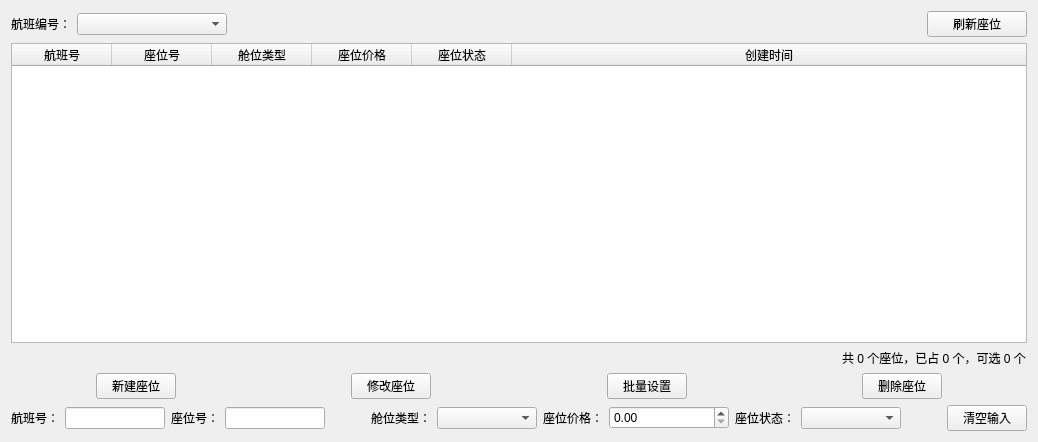
      <widget class="QWidget" name="tab_2">
       <attribute name="title">
        <string>座位信息管理</string>
       </attribute>
       <layout class="QVBoxLayout" name="verticalLayout_12">
        <item>
         <layout class="QHBoxLayout" name="horizontalLayout_2">
          <item alignment="Qt::AlignmentFlag::AlignLeft">
           <widget class="QLabel" name="lblFlightSelect">
            <property name="maximumSize">
             <size>
              <width>80</width>
              <height>16777215</height>
             </size>
            </property>
            <property name="text">
             <string>航班编号：</string>
            </property>
           </widget>
          </item>
          <item>
           <widget class="QComboBox" name="cboFlightNum">
            <property name="minimumSize">
             <size>
              <width>150</width>
              <height>0</height>
             </size>
            </property>
           </widget>
          </item>
          <item>
           <spacer name="horizontalSpacer_2">
            <property name="orientation">
             <enum>Qt::Orientation::Horizontal</enum>
            </property>
            <property name="sizeHint" stdset="0">
             <size>
              <width>40</width>
              <height>20</height>
             </size>
            </property>
           </spacer>
          </item>
          <item>
           <widget class="QPushButton" name="btnRefreshSeat">
            <property name="minimumSize">
             <size>
              <width>100</width>
              <height>0</height>
             </size>
            </property>
            <property name="text">
             <string>刷新座位</string>
            </property>
           </widget>
          </item>
         </layout>
        </item>
        <item>
         <widget class="QTableWidget" name="tableSeat">
          <property name="minimumSize">
           <size>
            <width>0</width>
            <height>300</height>
           </size>
          </property>
          <property name="editTriggers">
           <set>QAbstractItemView::EditTrigger::NoEditTriggers</set>
          </property>
          <property name="selectionBehavior">
           <enum>QAbstractItemView::SelectionBehavior::SelectRows</enum>
          </property>
          <property name="columnCount">
           <number>6</number>
          </property>
          <attribute name="horizontalHeaderCascadingSectionResizes">
           <bool>false</bool>
          </attribute>
          <attribute name="horizontalHeaderStretchLastSection">
           <bool>true</bool>
          </attribute>
          <column>
           <property name="text">
            <string>航班号</string>
           </property>
          </column>
          <column>
           <property name="text">
            <string>座位号</string>
           </property>
          </column>
          <column>
           <property name="text">
            <string>舱位类型</string>
           </property>
          </column>
          <column>
           <property name="text">
            <string>座位价格</string>
           </property>
          </column>
          <column>
           <property name="text">
            <string>座位状态</string>
           </property>
          </column>
          <column>
           <property name="text">
            <string>创建时间</string>
           </property>
          </column>
         </widget>
        </item>
        <item alignment="Qt::AlignmentFlag::AlignRight">
         <widget class="QLabel" name="lblSeatStats">
          <property name="text">
           <string>共 0 个座位，已占 0 个，可选 0 个</string>
          </property>
         </widget>
        </item>
        <item>
         <layout class="QHBoxLayout" name="horizontalLayout_3">
          <item alignment="Qt::AlignmentFlag::AlignHCenter">
           <widget class="QPushButton" name="btnAddSeat">
            <property name="minimumSize">
             <size>
              <width>80</width>
              <height>0</height>
             </size>
            </property>
            <property name="text">
             <string>新建座位</string>
            </property>
           </widget>
          </item>
          <item alignment="Qt::AlignmentFlag::AlignHCenter">
           <widget class="QPushButton" name="btnUpdateSeat">
            <property name="minimumSize">
             <size>
              <width>80</width>
              <height>0</height>
             </size>
            </property>
            <property name="text">
             <string>修改座位</string>
            </property>
           </widget>
          </item>
          <item alignment="Qt::AlignmentFlag::AlignHCenter">
           <widget class="QPushButton" name="btnBatchSet">
            <property name="minimumSize">
             <size>
              <width>80</width>
              <height>0</height>
             </size>
            </property>
            <property name="text">
             <string>批量设置</string>
            </property>
           </widget>
          </item>
          <item alignment="Qt::AlignmentFlag::AlignHCenter">
           <widget class="QPushButton" name="btnDeleteSeat">
            <property name="text">
             <string>删除座位</string>
            </property>
           </widget>
          </item>
         </layout>
        </item>
        <item>
         <layout class="QHBoxLayout" name="horizontalLayout_8">
          <item>
           <layout class="QHBoxLayout" name="horizontalLayout_7">
            <item>
             <layout class="QHBoxLayout" name="horizontalLayout_4">
              <item>
               <widget class="QLabel" name="label_9">
                <property name="text">
                 <string>航班号：</string>
                </property>
               </widget>
              </item>
              <item>
               <widget class="QLineEdit" name="txtFlightNum">
                <property name="maximumSize">
                 <size>
                  <width>100</width>
                  <height>16777215</height>
                 </size>
                </property>
               </widget>
              </item>
              <item>
               <widget class="QLabel" name="label_2">
                <property name="text">
                 <string>座位号：</string>
                </property>
               </widget>
              </item>
              <item>
               <widget class="QLineEdit" name="txtSeatNum">
                <property name="maximumSize">
                 <size>
                  <width>100</width>
                  <height>16777215</height>
                 </size>
                </property>
                <property name="placeholderText">
                 <string/>
                </property>
               </widget>
              </item>
             </layout>
            </item>
            <item>
             <spacer name="horizontalSpacer">
              <property name="orientation">
               <enum>Qt::Orientation::Horizontal</enum>
              </property>
              <property name="sizeHint" stdset="0">
               <size>
                <width>40</width>
                <height>20</height>
               </size>
              </property>
             </spacer>
            </item>
            <item>
             <layout class="QHBoxLayout" name="horizontalLayout_5">
              <item>
               <widget class="QLabel" name="label_12">
                <property name="text">
                 <string>舱位类型：</string>
                </property>
               </widget>
              </item>
              <item>
               <widget class="QComboBox" name="cboSeatType">
                <property name="minimumSize">
                 <size>
                  <width>100</width>
                  <height>0</height>
                 </size>
                </property>
                <property name="maximumSize">
                 <size>
                  <width>16777215</width>
                  <height>16777215</height>
                 </size>
                </property>
                <property name="currentIndex">
                 <number>-1</number>
                </property>
               </widget>
              </item>
             </layout>
            </item>
            <item>
             <layout class="QHBoxLayout" name="horizontalLayout_6">
              <item>
               <widget class="QLabel" name="label_13">
                <property name="text">
                 <string>座位价格：</string>
                </property>
               </widget>
              </item>
              <item>
               <widget class="QDoubleSpinBox" name="spinSeatPrice">
                <property name="minimumSize">
                 <size>
                  <width>120</width>
                  <height>0</height>
                 </size>
                </property>
                <property name="maximumSize">
                 <size>
                  <width>16777215</width>
                  <height>16777215</height>
                 </size>
                </property>
                <property name="maximum">
                 <double>9999.989999999999782</double>
                </property>
                <property name="singleStep">
                 <double>10.000000000000000</double>
                </property>
               </widget>
              </item>
              <item>
               <widget class="QLabel" name="label">
                <property name="text">
                 <string>座位状态：</string>
                </property>
               </widget>
              </item>
              <item>
               <widget class="QComboBox" name="cboSeatStatus">
                <property name="minimumSize">
                 <size>
                  <width>100</width>
                  <height>0</height>
                 </size>
                </property>
                <property name="maximumSize">
                 <size>
                  <width>16777215</width>
                  <height>16777215</height>
                 </size>
                </property>
               </widget>
              </item>
              <item>
               <spacer name="horizontalSpacer_7">
                <property name="orientation">
                 <enum>Qt::Orientation::Horizontal</enum>
                </property>
                <property name="sizeHint" stdset="0">
                 <size>
                  <width>40</width>
                  <height>20</height>
                 </size>
                </property>
               </spacer>
              </item>
              <item>
               <widget class="QPushButton" name="btnClearInput">
                <property name="minimumSize">
                 <size>
                  <width>80</width>
                  <height>0</height>
                 </size>
                </property>
                <property name="text">
                 <string>清空输入</string>
                </property>
               </widget>
              </item>
             </layout>
            </item>
           </layout>
          </item>
         </layout>
        </item>
       </layout>
      </widget>
